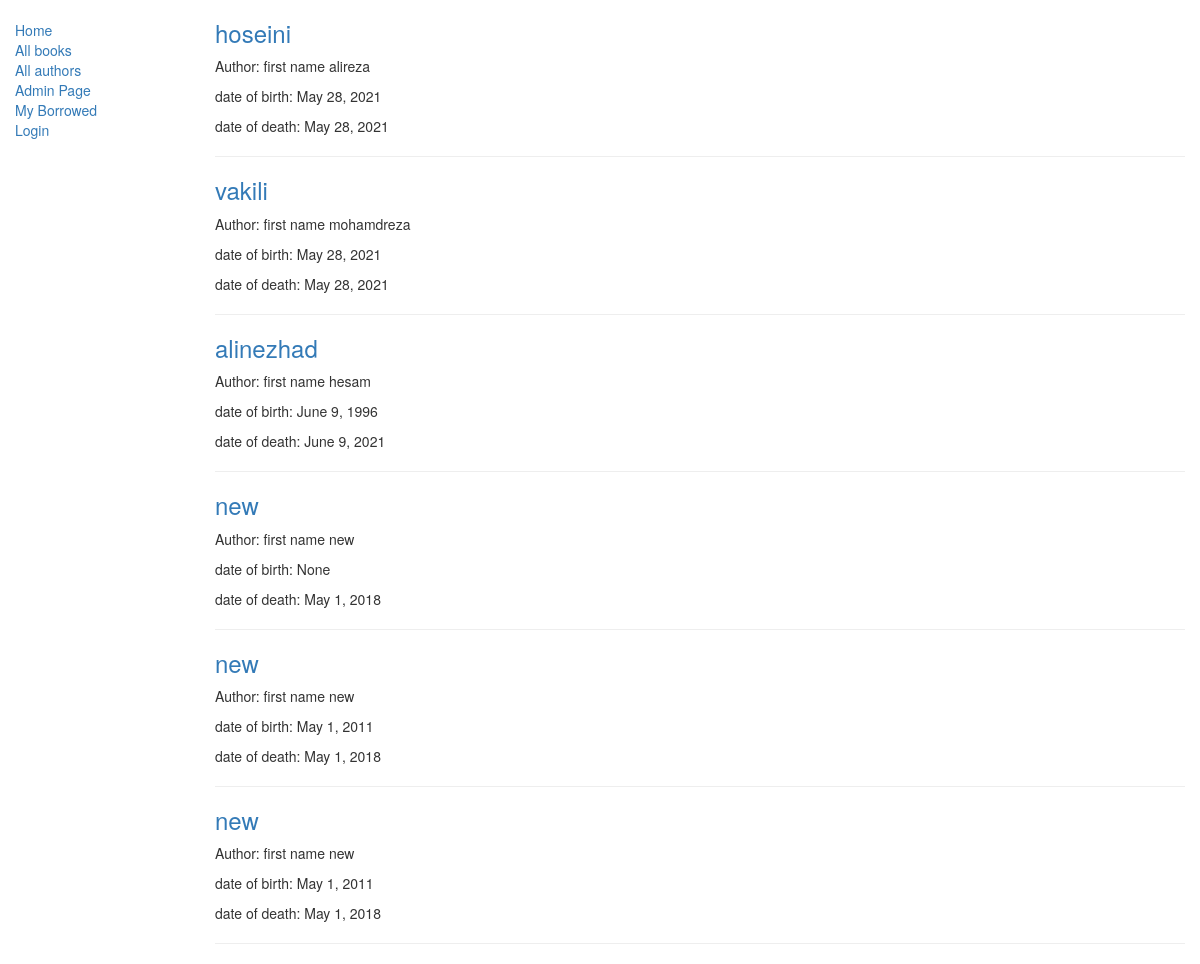
Screenshot of /catalog/authors/ with the database file from the repository.
### catalog/models.py (models this page shows, shortened)
class Author(models.Model):
    first_name = models.CharField(max_length=100)
    last_name = models.CharField(max_length=100)
    date_of_birth = models.DateField(null=True, blank=True)
    date_of_death = models.DateField('Died', null=True, blank=True)

### catalog/views.py (the view)
class AuthorListView(generic.ListView):
    model = models.Author
    template_name='catalog/author_list.html'

### catalog/templates/catalog/author_list.html
{% extends "catalog/base_generic.html" %}
{% block content %}
  {% for author in author_list %}
     <h3><a href= "{% url 'catalog:author_detail' author.id %}">{{ author.last_name }}</a></h3>
     <p>Author: first name {{author.first_name}}</p>
     <p>date of birth: {{author.date_of_birth}}</p>
     <p>date of death: {{author.date_of_death}}</p>
     <hr>
    {% endfor %}
{% endblock %}

### rows the page displays
Author: last_name "hoseini", first_name "alireza", date_of_birth "May 28, 2021", date_of_death "May 28, 2021"
Author: last_name "vakili", first_name "mohamdreza", date_of_birth "May 28, 2021", date_of_death "May 28, 2021"
Author: last_name "alinezhad", first_name "hesam", date_of_birth "June 9, 1996", date_of_death "June 9, 2021"
Author: last_name "new", first_name "new", date_of_birth "None", date_of_death "May 1, 2018"
Author: last_name "new", first_name "new", date_of_birth "May 1, 2011", date_of_death "May 1, 2018"
Author: last_name "new", first_name "new", date_of_birth "May 1, 2011", date_of_death "May 1, 2018"
